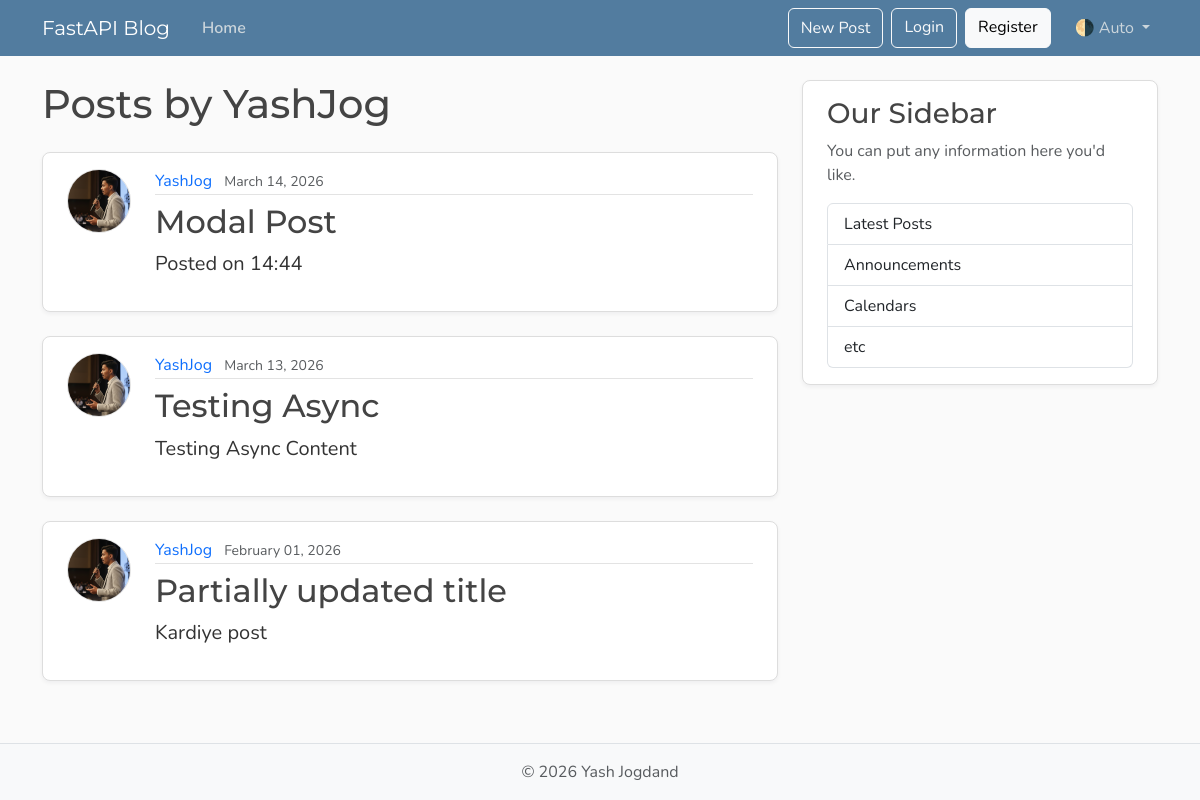
Before: /users/1/posts with the older database file.
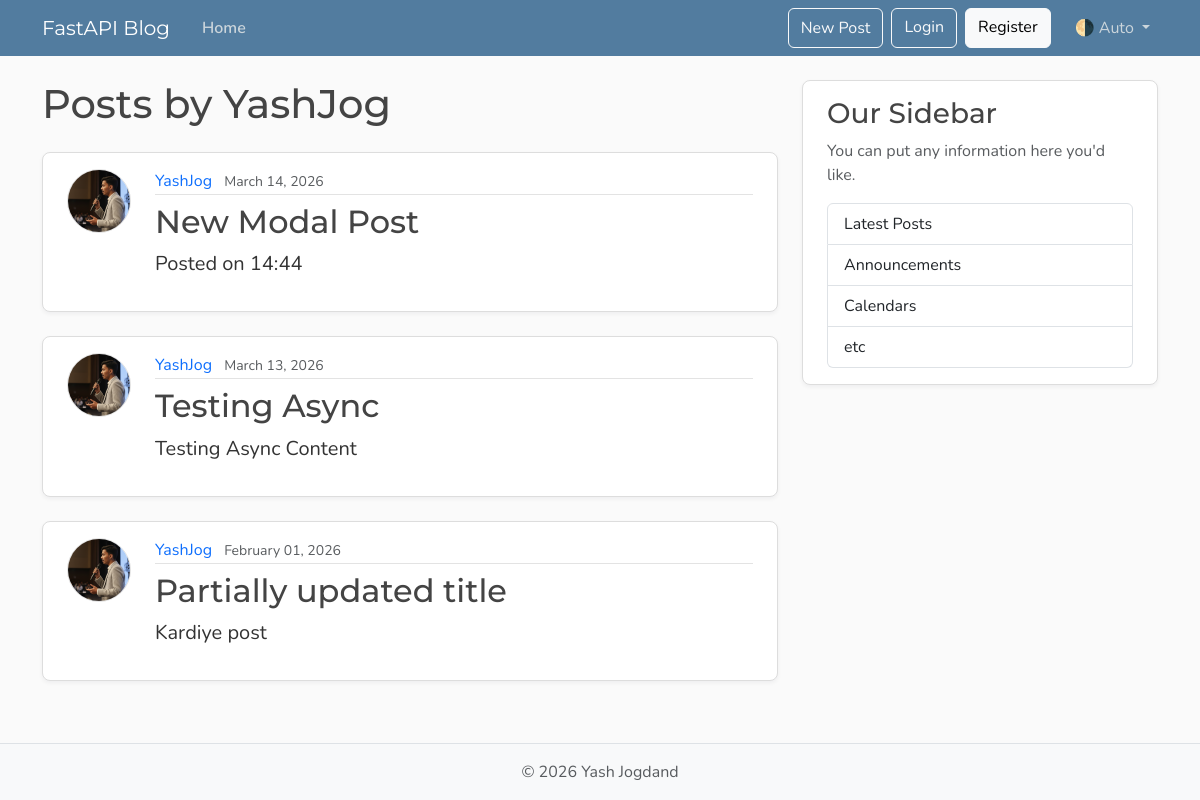
After: the same page with the newer database file.
### models.py (models this page shows, shortened)
class Post(Base):
    __tablename__ = "posts"
    id: Mapped[int] = mapped_column(Integer, primary_key=True, index=True)
    title: Mapped[str] = mapped_column(String(100), nullable=False)
    content: Mapped[str] = mapped_column(Text, nullable=False)
    user_id: Mapped[int] = mapped_column(
        ForeignKey("users.id"),
        nullable=False,
        index=True,
    )
    date_posted: Mapped[datetime] = mapped_column(
        DateTime(timezone=True),
        default=lambda: datetime.now(UTC),
    )
    author: Mapped[User] = relationship(back_populates="posts")

class User(Base):
    __tablename__ = "users"
    id: Mapped[int] = mapped_column(Integer, primary_key=True, index=True)
    username: Mapped[str] = mapped_column(String(50), unique=True, nullable=False)
    email: Mapped[str] = mapped_column(String(120), unique=True, nullable=False)
    image_file: Mapped[str | None] = mapped_column(
        String(200),
        nullable=True,
        default=None,
    )
    posts: Mapped[list[Post]] = relationship(
        back_populates="author",
        cascade="all, delete-orphan")

### main.py (the view)
@app.get("/users/{user_id}/posts", include_in_schema=False, name="user_posts_page")
async def user_posts_page(
    request: Request,
    user_id: int,
    db: Annotated[AsyncSession, Depends(get_db)],
):
    result = await db.execute(select(models.User).where(models.User.id == user_id))
    user = result.scalars().first()
    if not user:
        raise HTTPException(
            status_code=status.HTTP_404_NOT_FOUND,
            detail="User not found",
        )
    result = await db.execute(
        select(models.Post)
        .options(selectinload(models.Post.author))
        .where(models.Post.user_id == user_id)
        .order_by(models.Post.date_posted.desc()),
        )
    posts = result.scalars().all()
    return templates.TemplateResponse(
        request,
        "user_posts.html",
        {"posts": posts, "user": user, "title": f"{user.username}'s Posts"},
    )

### templates/user_posts.html
{% extends "layout.html" %}
{% block content %}
  <h1 class="mb-4">Posts by {{ user.username }}</h1>
  {% for post in posts %}
    <article class="content-section py-3 px-4 mb-4">
      <div class="d-flex align-items-start gap-4">
        <img class="rounded-circle article-img flex-shrink-0"
             src="{{ post.author.image_path }}"
             alt="{{ post.author.username }}'s profile picture"
             width="64"
             height="64"
             loading="lazy">
        <div class="flex-grow-1">
          <div class="article-metadata mb-2">
            <a class="me-2"
              href="{{ url_for('user_posts_page', user_id=post.author.id) }}">{{ post.author.username }}</a>
            <small class="text-body-secondary">{{ post.date_posted.strftime("%B %d, %Y") }}</small>
          </div>
          <h2>
            <a class="article-title"
               href="{{ url_for('post_page', post_id=post.id) }}">{{ post.title }}</a>
          </h2>
          <p class="article-content">{{ post.content }}</p>
        </div>
      </div>
    </article>
  {% else %}
    <p class="text-body-secondary">No posts by this user yet.</p>
  {% endfor %}
{% endblock content %}

Changed rows visible on the page:
changed Post "Posted on 14:44": title "Modal Post" → "New Modal Post"
